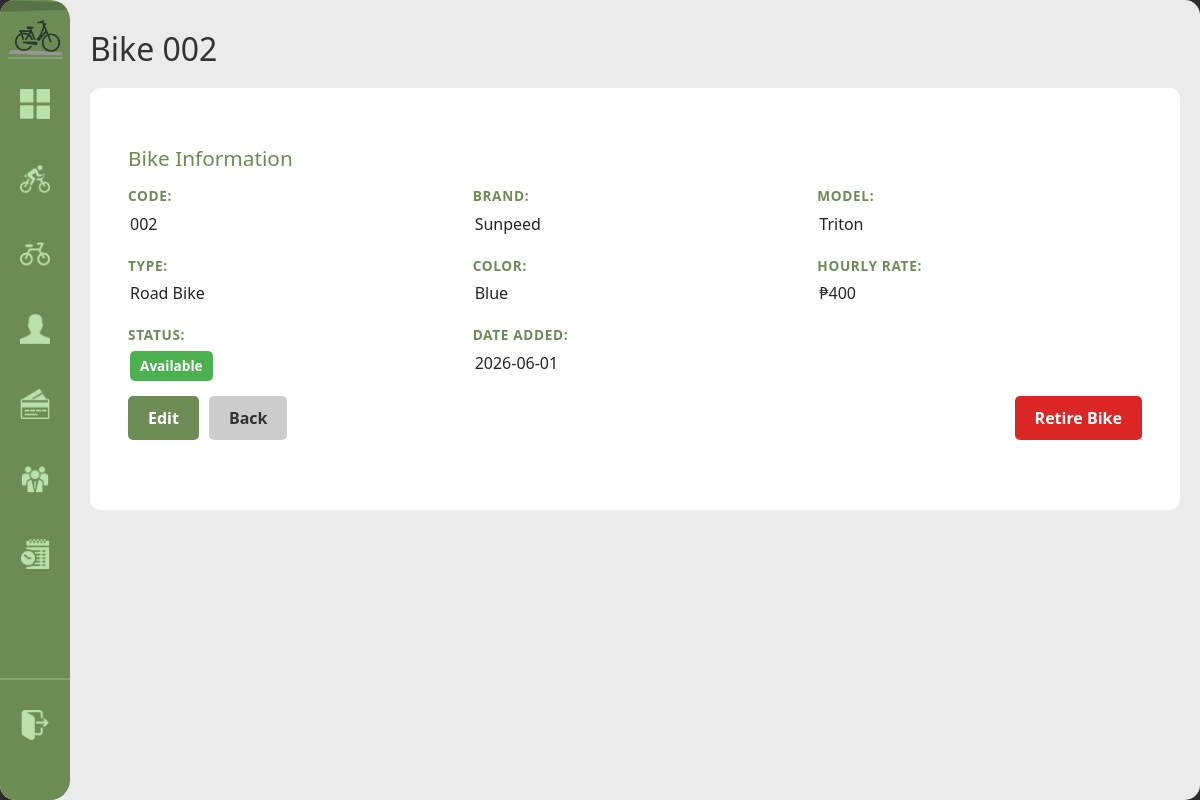
The page /bike/2 (signed in) on the database as committed earlier.
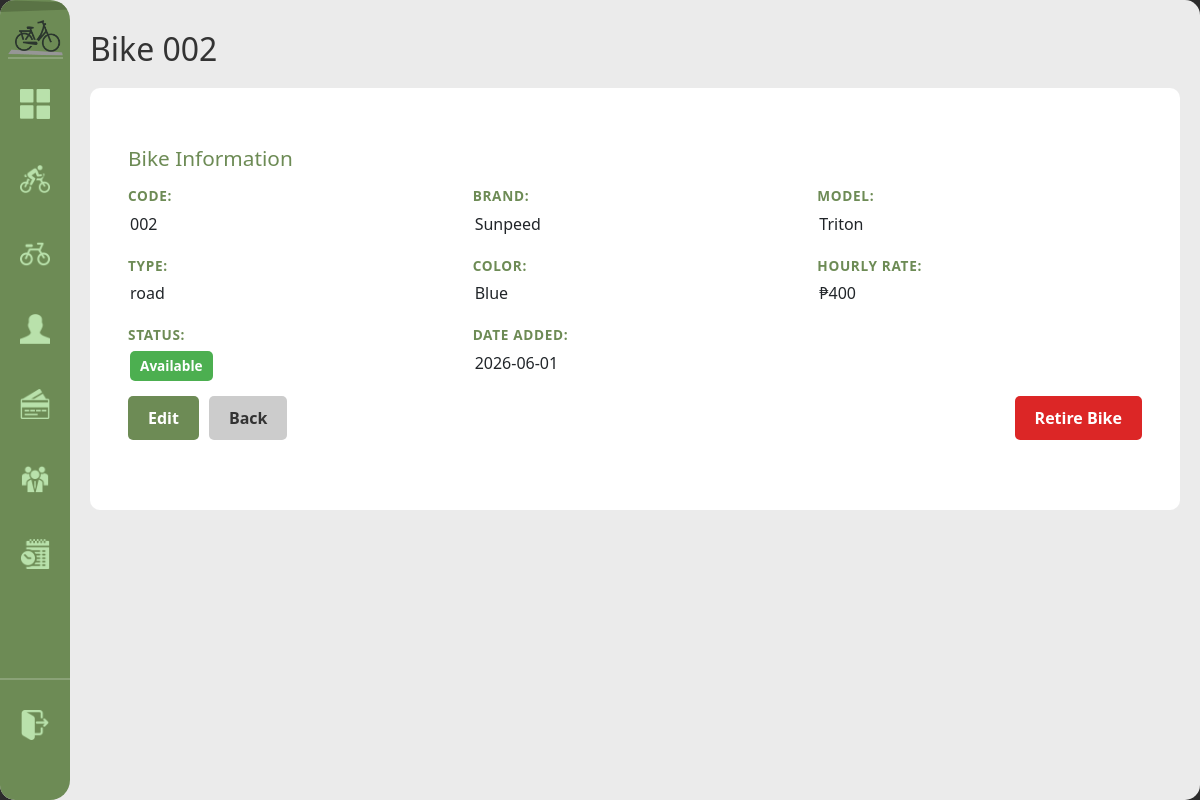
The same page on the database as committed later.
### tables this page shows
CREATE TABLE bike (
            bike_id INTEGER PRIMARY KEY AUTOINCREMENT,
            bike_code TEXT NOT NULL UNIQUE,
            brand TEXT NOT NULL, model TEXT NOT NULL,
            color TEXT NOT NULL,
            bike_rate DECIMAL(8,2) NOT NULL DEFAULT 0,
            type TEXT NOT NULL DEFAULT 'standard',
            status TEXT NOT NULL DEFAULT 'available' CHECK(status IN('available','rented','retired')),
            date_added DATE NOT NULL DEFAULT(date('now','localtime'))
        );

### handlers/bike_routes.py (the view)
@bikes_bp.route('/bike/<int:bid>')
@login_required
def bike_detail(bid):
    bike = database.get().get_bike(bid)
    current_renter = None
    if bike and bike['status'] == 'rented':
        current_renter = database.get().get_current_renter_for_bike(bid)
    return render_template('bike_detail.html', bike=bike, current_renter=current_renter)

### app.py (called while the page is built)
def get_sidebar_state():
    return request.cookies.get('sidebarState') == 'expanded'

@app.context_processor
def inject_sidebar_state():
    return dict(sidebar_expanded=get_sidebar_state())

@app.context_processor
def inject_current_staff():
    staff = current_staff()
    return dict(current_staff=staff, is_admin=staff and staff.get("role") == "admin")

### modules/auth.py (called while the page is built)
def login_required(view):
    @wraps(view)
    def wrapped(*args, **kwargs):
        if not session.get("staff_id"):
            return redirect(url_for("login"))
        return view(*args, **kwargs)
    return wrapped

def current_staff():
    if not session.get("staff_id"):
        return None
    return {
        "staff_id": session.get("staff_id"),
        "username": session.get("username"),
        "first_name": session.get("first_name"),
        "last_name": session.get("last_name"),
        "role": session.get("role"),
    }

### modules/database.py (called while the page is built)
def get():
    if not db: init()
    return db

    def get_bike(self, bid):
        query = "SELECT * FROM bike WHERE bike_id = ?"
        r = self.conn.execute(query, (bid,)).fetchone()
        return dict(r) if r else None

### templates/bike_detail.html (shortened to what this page needs)
{% extends "base.html" %}
{% block content %}
<h1>Bike {{ bike['bike_code'] }}</h1>
<div class="detail-container">
    <div class="detail-section">
        <h2>Bike Information</h2>
        <div class="detail-grid">
            <div class="detail-item">
                <span class="label">Code:</span>
                <span class="value">{{ bike['bike_code'] }}</span>
            </div>
            <div class="detail-item">
                <span class="label">Brand:</span>
                <span class="value">{{ bike['brand'] }}</span>
            </div>
            <div class="detail-item">
                <span class="label">Model:</span>
                <span class="value">{{ bike['model'] }}</span>
            </div>
            <div class="detail-item">
                <span class="label">Type:</span>
                <span class="value">{{ bike['type'] }}</span>
            </div>
            <div class="detail-item">
                <span class="label">Color:</span>
                <span class="value">{{ bike['color'] }}</span>
            </div>
            <div class="detail-item">
                <span class="label">Hourly Rate:</span>
                <span class="value">₱{{ bike['bike_rate'] }}</span>
            </div>
            <div class="detail-item">
                <span class="label">Status:</span>
                <span class="value"><span class="status-badge status-{{ bike['status'] }}">{{ bike['status'].replace('_', ' ').title() }}</span></span>
            </div>
            <div class="detail-item">
                <span class="label">Date Added:</span>
                <span class="value">{{ bike['date_added'] }}</span>
            </div>
        </div>
        <div class="actions">
            {% if bike['status'] == 'available' %}
            <a href="{{ url_for('bikes.edit_bike', bid=bike['bike_id']) }}" class="btn-primary" sound-type="major">Edit</a>
            {% endif %}
            <a href="{{ url_for('bikes.registry') }}" class="btn-secondary" sound-type="minor">Back</a>
            {% if bike['status'] == 'available' %}
            <form method="POST" action="{{ url_for('bikes.retire_bike', bid=bike['bike_id']) }}" style="display:inline;">
                <button type="submit" class="btn-danger" sound-type="major">Retire Bike</button>
            </form>
            {% endif %}
        </div>
    </div>
</div>
{% endblock %}

Rows that differ between the two databases and show on the page:
changed bike "Sunpeed": type "Road Bike" → "road"
